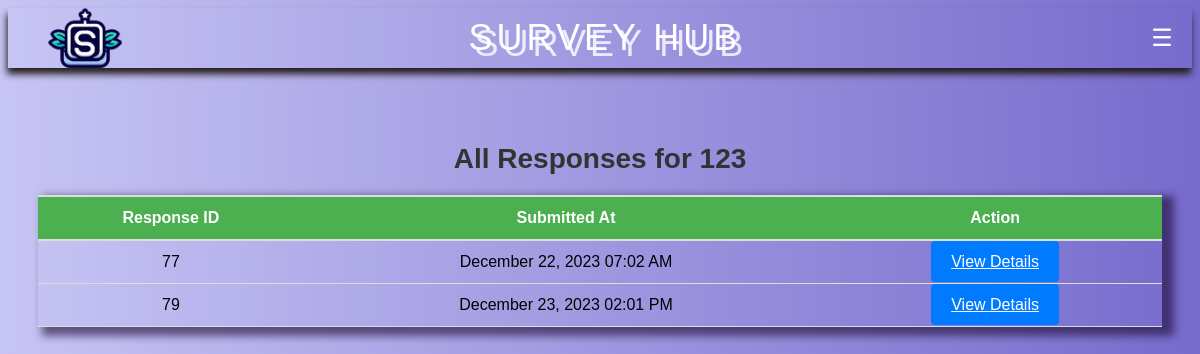
Before: /form_responses/22 with the older database file.
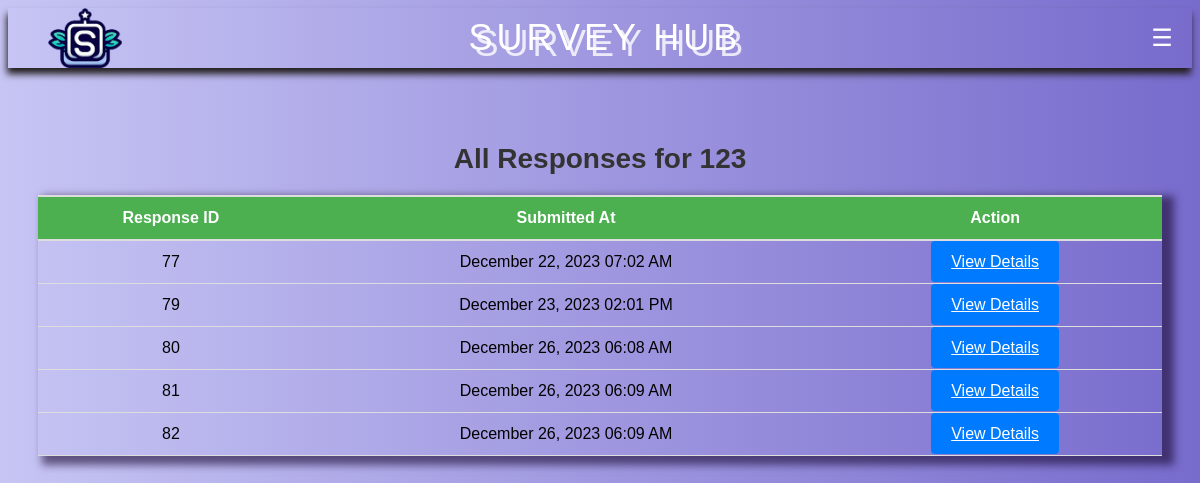
After: the same page with the newer database file.
### app.py (models this page shows)
class FormResponse(db.Model):
    id = db.Column(db.Integer, primary_key=True)
    form_id = db.Column(db.Integer, db.ForeignKey('form.id', ondelete='CASCADE'), nullable=False)
    submitted_at = db.Column(db.DateTime, default=datetime.utcnow)
    answers = db.relationship('ResponseAnswer', backref='form_response', lazy=True, cascade='all, delete-orphan')

### app.py (the view)
@app.route('/form_responses/<int:form_id>', methods=['GET'])
def form_responses(form_id):
    form = Form.query.get_or_404(form_id)
    responses = FormResponse.query.filter_by(form_id=form_id).all()
    return render_template('form_responses.html', form=form, responses=responses)

### templates/form_responses.html (shortened to what this page needs)
<!DOCTYPE html>
<html lang="en">
<head>
  <link rel="stylesheet" href="{{ url_for('static', filename='analytics.css') }}">
  <link rel="stylesheet" href="{{ url_for('static', filename='navbar.css') }}">
</head>
<body>
  <header>
    <div id="logo">
    </div>
    <span class="logo-text">Survey Hub</span>
    <div id="menu-button">
        <button onclick="toggleNav()">☰</button>
    </div>
</header>
<h1>All Responses for {{ form.form_title }}</h1>
<table class="table table-bordered">
    <thead>
        <tr>
            <th>Response ID</th>
            <th>Submitted At</th>
            <th>Action</th>
        </tr>
    </thead>
    <tbody>
        {% for response in responses %}
        <tr>
            <td>{{ response.id }}</td>
            <td>{{ response.submitted_at.strftime('%B %d, %Y %I:%M %p') }}</td>
            <td>
                <a href="{{ url_for('response_details', response_id=response.id) }}" class="btn btn-primary">View Details</a>
            </td>
        </tr>
        {% endfor %}
    </tbody>
</table>

Changed rows visible on the page:
added FormResponse: id "80", submitted_at "December 26, 2023 06:08 AM"
added FormResponse: id "81", submitted_at "December 26, 2023 06:09 AM"
added FormResponse: id "82", submitted_at "December 26, 2023 06:09 AM"
